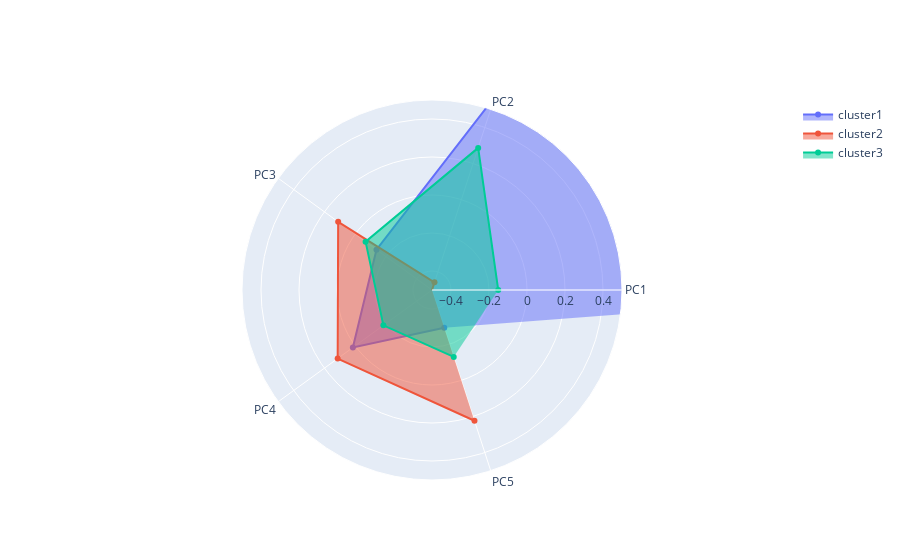

Notebook source saved alongside this figure:
### Code cell
import plotly.graph_objects as go

categories = ['PC1','PC2','PC3','PC4','PC5']

fig = go.Figure()
fig.add_trace(go.Scatterpolar(
      r=[2.172110,	0.567787,	-0.138824,	0.014702,	-0.291342],
      theta=categories,
      fill='toself',
      name='cluster1'
))
fig.add_trace(go.Scatterpolar(
      r=[-0.930853,	-0.457537,	0.110499,	0.113728,	0.223459],
      theta=categories,
      fill='toself',
      name='cluster2'
))
fig.add_trace(go.Scatterpolar(
      r=[-0.151446,	0.286434,	-0.067950,	-0.183702,	-0.129759],
      theta=categories,
      fill='toself',
      name='cluster3'
))

fig.update_layout(
  polar=dict(
    radialaxis=dict(
      visible=True,
      range=[-0.5, 0.5]
    )),
  showlegend=True
)

fig.show()

### Figure 1 — Plotly figure (JSON) as saved in the notebook; plotly's stock layout.template omitted (floating-point values rounded to 4 significant figures)
{"data": [{"fill": "toself", "name": "cluster1", "r": [2.172, 0.5678, -0.1388, 0.0147, -0.2913], "theta": ["PC1", "PC2", "PC3", "PC4", "PC5"], "type": "scatterpolar"}, {"fill": "toself", "name": "cluster2", "r": [-0.9309, -0.4575, 0.1105, 0.1137, 0.2235], "theta": ["PC1", "PC2", "PC3", "PC4", "PC5"], "type": "scatterpolar"}, {"fill": "toself", "name": "cluster3", "r": [-0.1514, 0.2864, -0.06795, -0.1837, -0.1298], "theta": ["PC1", "PC2", "PC3", "PC4", "PC5"], "type": "scatterpolar"}], "layout": {"polar": {"radialaxis": {"range": [-0.5, 0.5], "visible": true}}, "showlegend": true}}
